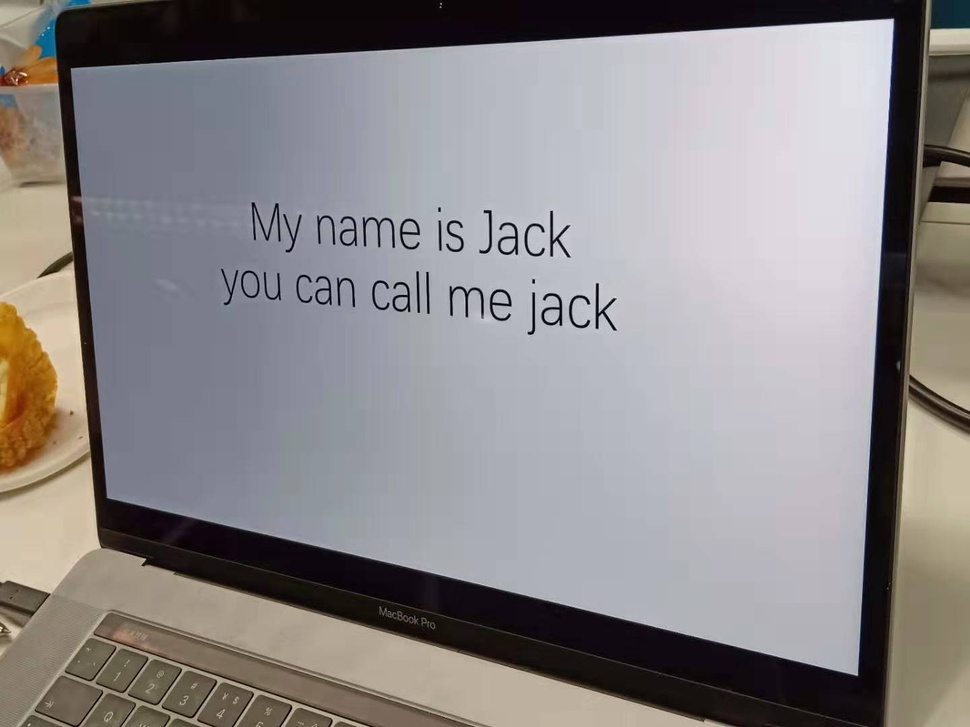
#> input picture Wechat2.jpeg, 970 x 727 px, shrunk from 1440 x 1080 before the run, given in place of Wechat2.jpg, which was not available
$ python EdgeTest.py
#> lines starting #> are read from the running program, lines starting #| are printed output that depends on the picture
# -*- coding: utf-8 -*-
import cv2
import numpy as np


def nothing(x):
    pass


cv2.namedWindow('Canny', 0)
# 创建滑动条
cv2.createTrackbar('minval', 'Canny', 0, 255, nothing)
cv2.createTrackbar('maxval', 'Canny', 0, 255, nothing)

img = cv2.imread('Wechat2.jpg', 0)
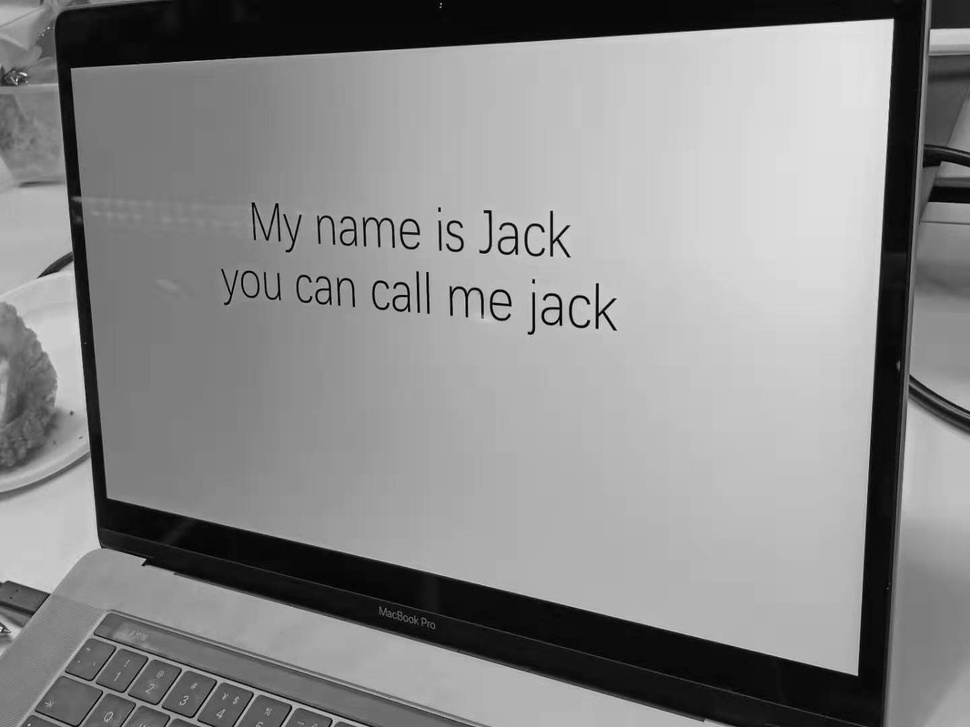
#> img: shape (727, 970); min 0, max 248, mean 137.7

# 高斯滤波去噪
img = cv2.GaussianBlur(img, (3, 3), 0)
edges = img

k = 0
while (1):

    key = cv2.waitKey(50) & 0xFF
#> (key q is pressed here)
    if key == ord('q'):
        break
    # 读取滑动条数值
    minval = cv2.getTrackbarPos('minval', 'Canny')
    maxval = cv2.getTrackbarPos('maxval', 'Canny')
    edges = cv2.Canny(img, minval, maxval)

    # 拼接原图与边缘监测结果图
    img_2 = np.hstack((img, edges))
    cv2.imshow('Canny', img_2)

cv2.destroyAllWindows()

$ run again, with Wechat3.jpeg copied over Wechat2.jpeg
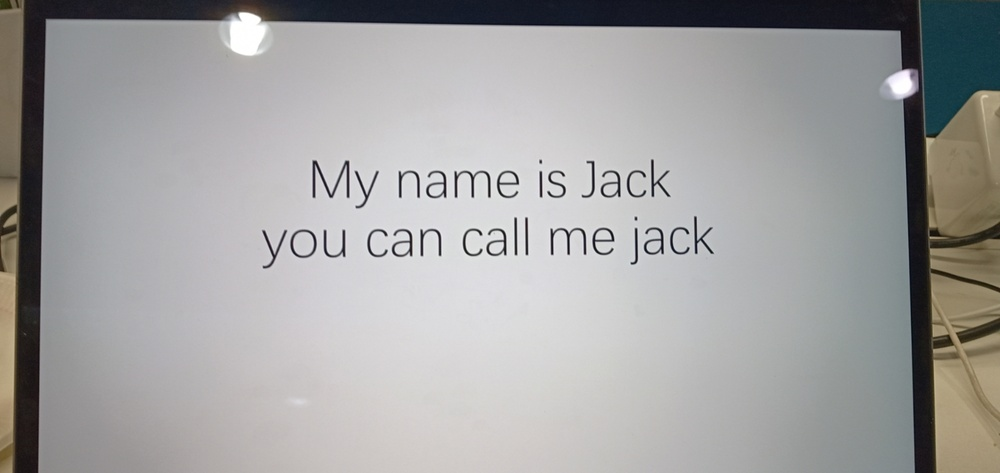
#> input picture Wechat3.jpeg, 1000 x 473 px, shrunk from 1920 x 909 before the run, given in place of Wechat2.jpg, which was not available
#> `img = cv2.imread('Wechat2.jpg', 0)`:
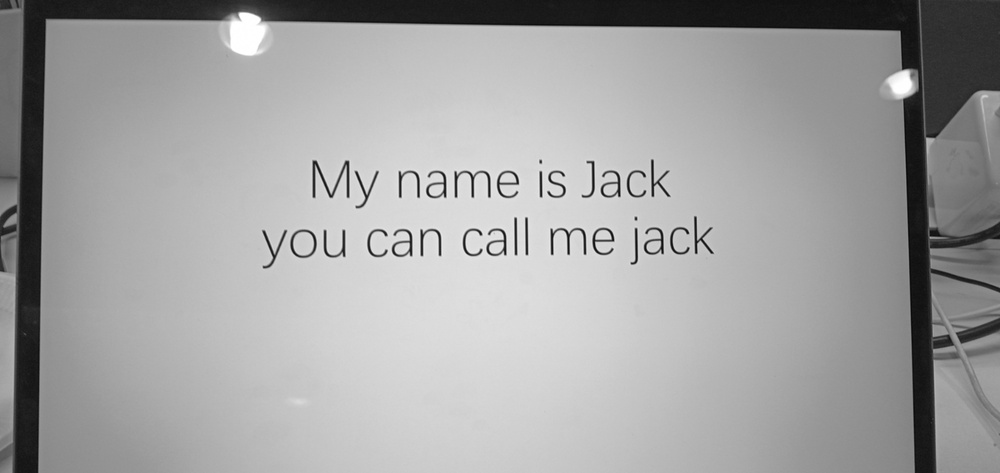
#> img: shape (473, 1000); min 6, max 255, mean 161.8
